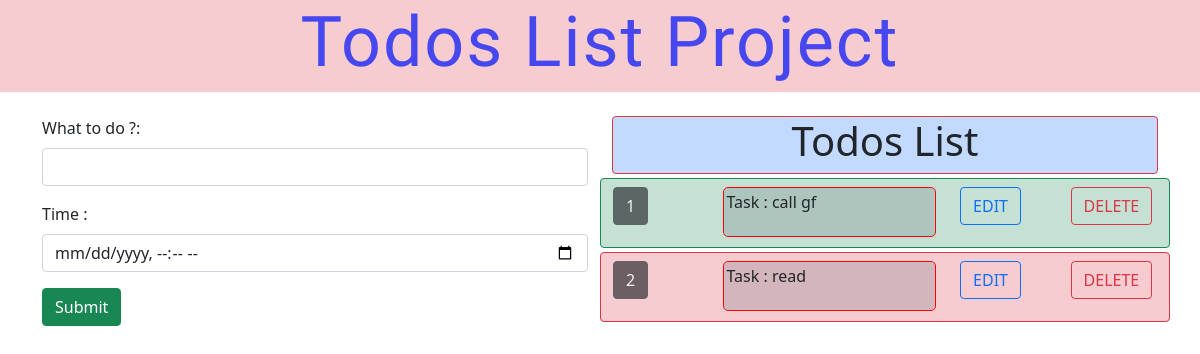
Before: / with the older database file.
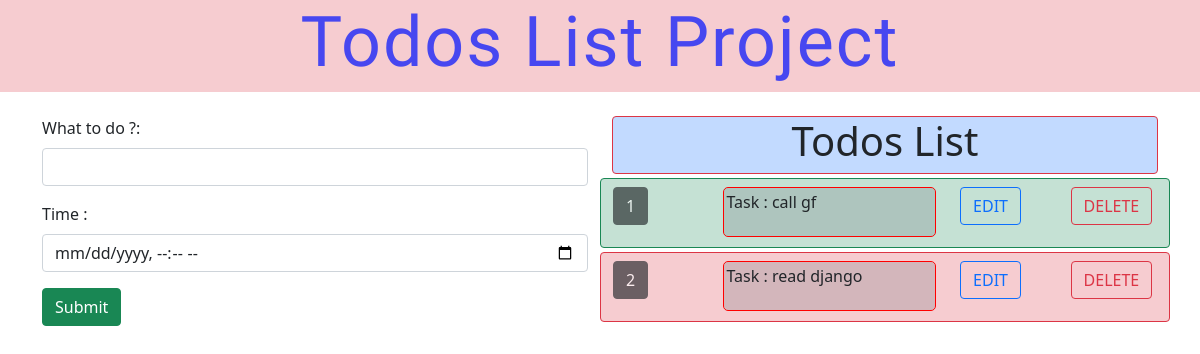
After: the same page with the newer database file.
### enroll/models.py (models this page shows)
class TodoList(models.Model):
    todo = models.CharField(max_length=200)
    time = models.CharField(max_length=70)
    def __str__(self):
        return str(dict(todo=self.todo, time=self.time))

### enroll/views.py (the view, shortened to what this page needs)
# urls.py: 2. Add a URL to urlpatterns:  path('', views.home, name='home')
def home(request):
    colors = ['success', 'danger', 'primary']
    todos = list(TodoList.objects.all())
    ids = [i.id for i in todos]
    todos = list(map(lambda x: json.loads(str(x).replace("'", '"')), todos))
    colors = [colors[i % 3] for i in range(len(todos))]
    colors = zip(todos, colors, ids)
    td = Todo()
    return render(request, 'enroll/html/home.html', {'fo': colors, 'fm': td, 'data': todos})

### enroll/forms.py
class Todo(forms.ModelForm):
    class Meta:
        model = TodoList
        fields = ["todo", "time"]
        labels = {'todo': 'What to do ? :', "time": 'Set the due time : '}
        widgets = {'todo': forms.TextInput(attrs={'class': 'form-control'}
                                           ), 'time': forms.TimeInput(attrs={'type': 'datetime-local', 'class': 'form-control'})}

### enroll/templates/enroll/html/home.html (shortened to what this page needs)
<!DOCTYPE html>
<html lang="en">
  <head>
    <link
      href="https://cdn.jsdelivr.net/npm/bootstrap@5.1.3/dist/css/bootstrap.min.css"
      rel="stylesheet"
    />
  </head>
  <body>
    <nav class="nav justify-content-center bg-danger bg-opacity-25">
      <h1 class="head">Todos List Project</h1>
    </nav>
    <div class="container">
      <div class="row mt-4">
        <div class="col">
          <form action="" method="post">
            <div class="mb-3">
              <label for="exampleInputEmail1" class="form-label"
                >What to do ?:</label
              >
              {{fm.todo}}
            </div>
            <div class="mb-3">
              <label for="exampleInputPassword1" class="form-label"
                >Time :
              </label>
              {{fm.time}}
            </div>
            <a href="/">
              <input class="btn btn-success" type="submit" value="Submit"
            /></a>
          </form>
        </div>
        <div class="col">
          <div
            class="
              nav
              bg-primary bg-opacity-25
              justify-content-center
              border border-danger
              rounded
            "
          >
            <h1 class="text-center">Todos List</h1>
          </div>
          {% for j,i,k in fo %}
          <div
            class="row my-1 py-2 border border-{{i}} rounded mainn bg-{{i}} bg-opacity-25"
          >
            <div class="col">
              <button type="button" class="btn btn-dark" disabled>
                {{forloop.counter}}
              </button>
            </div>
            <div class="col-5">
              <div class="justify-content-center bg-secondary bg-opacity-25">
                <p>Task : {{j.todo}}</p>
              </div>
            </div>
            <div class="col">
              <a href="/edit/{{k}}">
                <button
                  id="editbtn{{forloop.counter}}"
                  type="button"
                  value="{{k}}"
                  class="btn btn-outline-primary"
                >
                  EDIT
                </button></a
              >
            </div>
            <div class="col">
              <a href="/delete/{{k}}">
                <button
                  id="deletebtn{{forloop.counter}}"
                  type="button"
                  value="{{k}}"
                  class="btn btn-outline-danger"
                >
                  DELETE
                </button></a
              >
            </div>
          </div>
          {% endfor %}
        </div>
      </div>
    </div>
  </body>
</html>

### enroll/templates/enroll/html/home.html (style rules this page uses)
.head { font-family: "Italianno", cursive; font-size: 70px; letter-spacing: 2px; color: rgb(71, 71, 240); }
.bg-secondary { padding: 2px; border-radius: 5px; border: 1px solid red; text-align: justify; height: 50px; overflow-x: hidden; overflow-y: scroll; }
.mainn { height: 70px; }
p { height: 100%; overflow: hidden; }

Changed rows visible on the page:
changed TodoList: todo "read" → "read django"
